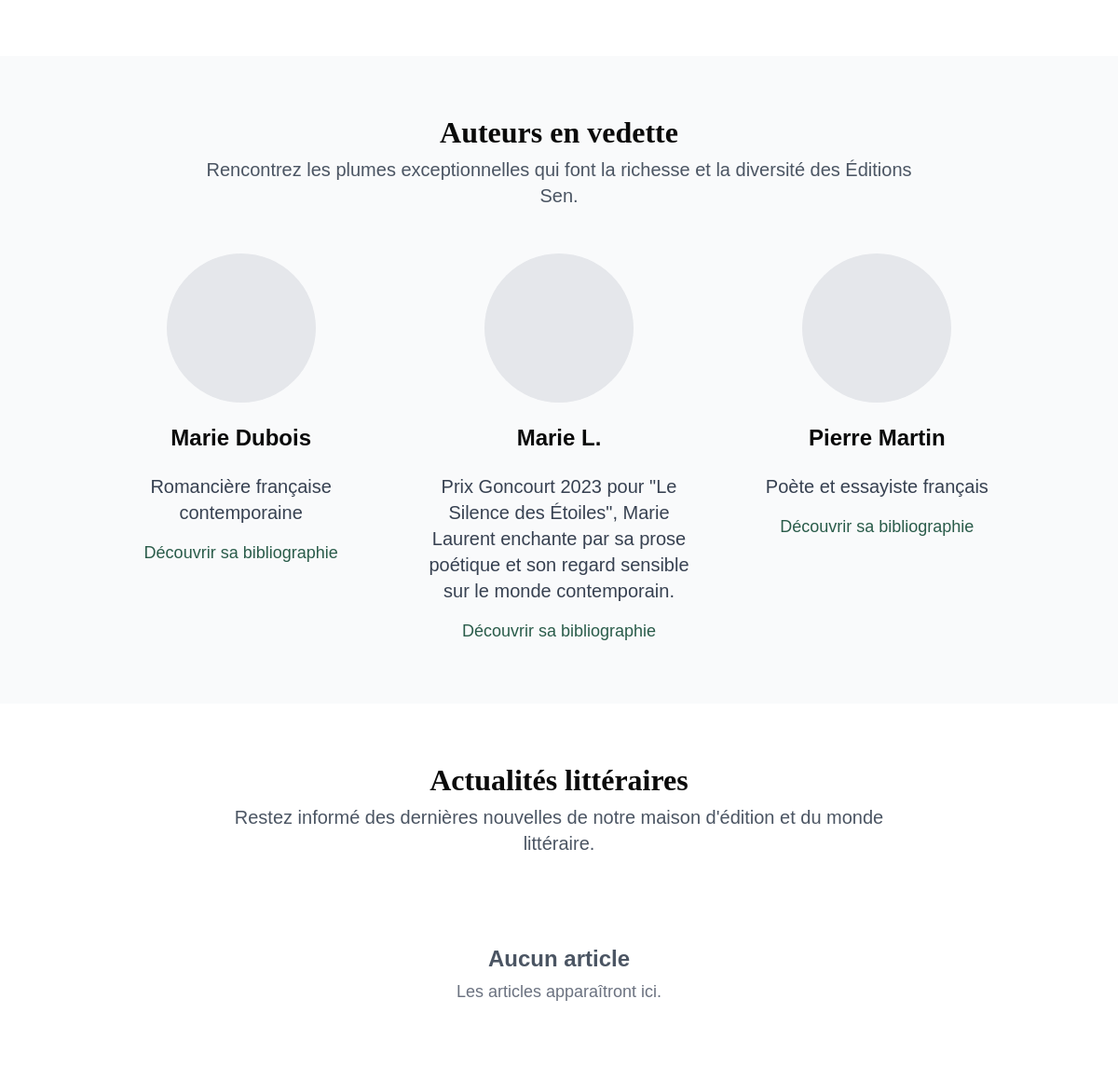
/ (middle part), run on an earlier commit of the app's database.
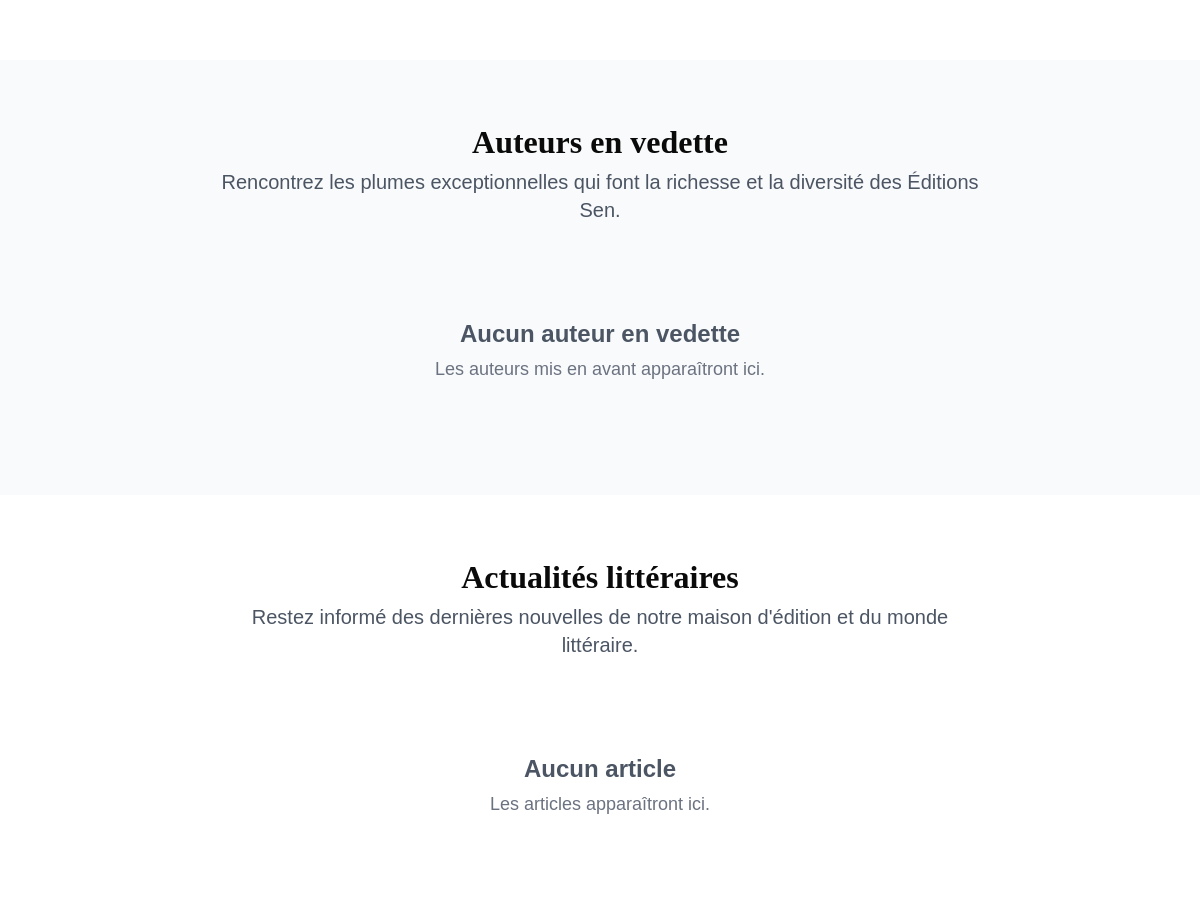
And on a later commit of the database.
### author/models.py (models this page shows, shortened)
class Author(models.Model):
    first_name = models.CharField(max_length=100, verbose_name="Prénom")
    last_name = models.CharField(max_length=100, verbose_name="Nom")
    pen_name = models.CharField(max_length=100, blank=True, verbose_name="Nom de plume")
    birth_date = models.DateField(null=True, blank=True, verbose_name="Date de naissance")
    death_date = models.DateField(null=True, blank=True, verbose_name="Date de décès")
    biography = RichTextField(verbose_name="Biographie")
    short_bio = models.TextField(max_length=500, blank=True, verbose_name="Biographie courte")
    photo = models.ImageField(upload_to='authors/', blank=True, null=True, verbose_name="Photo")
    email = models.EmailField(blank=True, verbose_name="Email")
    website = models.URLField(blank=True, verbose_name="Site web")
    social_media = models.JSONField(default=dict, blank=True, verbose_name="Réseaux sociaux")
    is_featured = models.BooleanField(default=False, verbose_name="Auteur mis en avant")
    is_active = models.BooleanField(default=True, verbose_name="Actif")
    created_at = models.DateTimeField(auto_now_add=True, verbose_name="Date de création")
    updated_at = models.DateTimeField(auto_now=True, verbose_name="Date de modification")
    class Meta:
        verbose_name = "Auteur"
        verbose_name_plural = "Auteurs"
        ordering = ['last_name', 'first_name']
        unique_together = ['first_name', 'last_name']
    @property
    def display_name(self):
        return self.pen_name or self.full_name

### home/views.py (the view)
# urls.py: 2. Add a URL to urlpatterns:  path('', views.home, name='home')
def home(request):
    latest_articles = get_latest_articles(3)
    featured_authors = Author.objects.filter(
        is_featured=True, is_active=True
    )[:3]
    context = {
        'latest_articles': latest_articles,
        'featured_authors': featured_authors,
    }
    return render(request, 'home/index.html', context)

### news/views.py (called while the page is built)
def get_latest_articles(count=3):
    return Article.objects.filter(
        status='published'
    ).order_by('-published_at')[:count]

### home/templates/home/index.html (shortened to what this page needs)
{% extends 'base.html' %}
{% load static %}
{% block content %}
<section class="py-16 bg-white">
</section>
<section class="py-16 bg-gray-50">
    <div class="container mx-auto px-4">
        <h2 class="text-3xl font-serif font-bold text-dark mb-2 text-center">Auteurs en vedette</h2>
        <p class="text-center text-gray-600 text-lg mb-12 max-w-3xl mx-auto">Rencontrez les plumes exceptionnelles qui font la richesse et la diversité des Éditions Sen.</p>
        <div class="grid grid-cols-1 md:grid-cols-2 lg:grid-cols-3 gap-8">
            {% for author in featured_authors %}
            <div class="flex flex-col items-center text-center">
                <div class="w-40 h-40 rounded-full overflow-hidden mb-6">
                    {% if author.photo %}
                    <img src="{{ author.photo.url }}" alt="Portrait de {{ author.display_name }}" class="w-full h-full object-cover">
                    {% else %}
                    <div class="w-full h-full bg-gray-200 flex items-center justify-center">
                    </div>
                    {% endif %}
                </div>
                <h3 class="text-xl font-bold text-dark mb-2">{{ author.display_name }}</h3>
                {% if author.short_bio %}
                <p class="text-gray-700 text-lg mb-4">{{ author.short_bio|truncatewords:25 }}</p>
                {% else %}
                <p class="text-gray-700 text-lg mb-4">Découvrez l'univers littéraire de {{ author.display_name }}.</p>
                {% endif %}
                <a href="{% url 'author:author_detail' author.pk %}" class="text-primary hover:text-secondary transition-colors">Découvrir sa bibliographie</a>
            </div>
            {% empty %}
            <div class="col-span-full text-center py-12">
                <h3 class="text-xl font-semibold text-gray-600 mb-2">Aucun auteur en vedette</h3>
                <p class="text-gray-500">Les auteurs mis en avant apparaîtront ici.</p>
            </div>
            {% endfor %}
        </div>
    </div>
</section>
<section class="py-16 bg-white">
    <div class="container mx-auto px-4">
        <h2 class="text-3xl font-serif font-bold text-dark mb-2 text-center">Actualités littéraires</h2>
        <p class="text-center text-gray-600 text-lg mb-12 max-w-3xl mx-auto">Restez informé des dernières nouvelles de notre maison d'édition et du monde littéraire.</p>
        <div class="grid grid-cols-1 md:grid-cols-2 lg:grid-cols-3 gap-8">
            {% if latest_articles %}
                {% for article in latest_articles %}
                <article class="bg-white rounded-lg overflow-hidden shadow-md">
                    {% if article.image %}
                        <img src="{{ article.image.url }}" alt="{{ article.title }}" class="w-full h-48 object-cover">
                    {% else %}
                        <div class="w-full h-48 bg-gray-200 flex items-center justify-center">
                            <svg class="h-12 w-12 text-gray-400" fill="none" stroke="currentColor" viewBox="0 0 24 24">
                                <path stroke-linecap="round" stroke-linejoin="round" stroke-width="2" d="M4 16l4.586-4.586a2 2 0 012.828 0L16 16m-2-2l1.586-1.586a2 2 0 012.828 0L20 14m-6-6h.01M6 20h12a2 2 0 002-2V6a2 2 0 00-2-2H6a2 2 0 00-2 2v12a2 2 0 002 2z"></path>
                            </svg>
                        </div>
                    {% endif %}
                    <div class="p-6">
                        <p class="text-accent text-sm mb-2">{{ article.published_at|date:"d F Y" }}</p>
                        <h3 class="text-xl font-bold text-dark mb-3">{{ article.title }}</h3>
                        <p class="text-gray-600 text-sm mb-2">Par {{ article.author }}</p>
                        <p class="text-gray-700 mb-4">
                            {% if article.excerpt %}
                                {{ article.excerpt|truncatewords:20 }}
                            {% else %}
                                {{ article.content|striptags|truncatewords:20 }}
                            {% endif %}
                        </p>
                        <a href="{% url 'news:article_detail' article.slug %}" class="text-primary hover:text-secondary transition-colors">Lire la suite</a>
                    </div>
                </article>
                {% endfor %}
            {% else %}
            <div class="col-span-full text-center py-12">
                <h3 class="text-xl font-semibold text-gray-600 mb-2">Aucun article</h3>
                <p class="text-gray-500">Les articles apparaîtront ici.</p>
            </div>
            {% endif %}
        </div>
    </div>
</section>
{% endblock %}

### templates/base.html (shortened to what this page needs)
{% load static %}
<!DOCTYPE html>
<html lang="fr">
<head>
    <script src="https://cdn.tailwindcss.com"></script>
    <link rel="stylesheet" type="text/css" href="{% static "ckeditor/ckeditor/contents.css" %}">
</head>
<body class="font-sans text-gray-800 bg-gray-50">
    {% block content %}
    {% endblock %}
</body>
</html>

### templates/header.html (shortened to what this page needs)
{% load static %}

### templates/base.html (style rules this page uses)
body { font-size: 18px; line-height: 1.6; }
.text-lg { font-size: 20px !important; }
.text-xl { font-size: 24px !important; }
.text-3xl { font-size: 32px !important; }

What changed in the data, as far as the page shows it:
removed Author: display_name "Marie Dubois", short_bio "Romancière française contemporaine"
removed Author: display_name "Marie L.", short_bio "Prix Goncourt 2023 pour \"Le Silence des Étoiles\", Marie Laurent enchante par sa prose poétique et son regard sensible sur le monde contemporain."
removed Author: display_name "Pierre Martin", short_bio "Poète et essayiste français"
Also different on the page:
text now shown: "Aucun auteur en vedette Les auteurs mis en avant apparaîtront ici."
